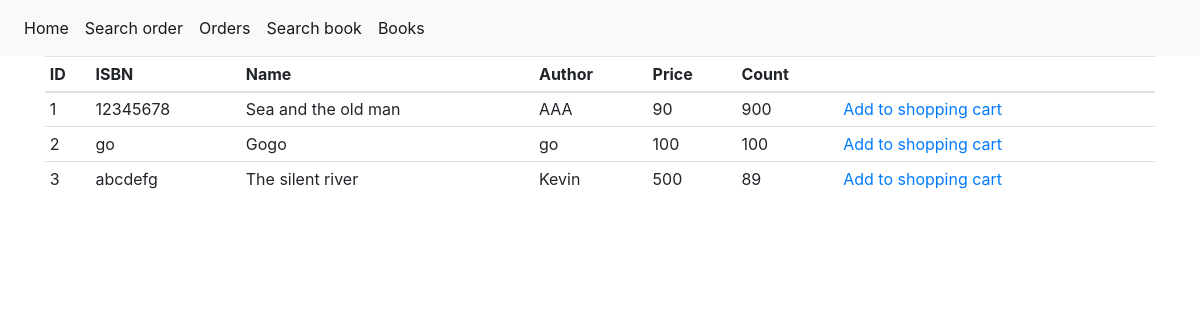
Page /book_store/list_books.php on the committed database.
### tables this page shows
CREATE TABLE `BOOK` (
  `id` int(11) NOT NULL,
  `name` varchar(50) NOT NULL,
  `author` varchar(50) NOT NULL,
  `isbn` varchar(50) NOT NULL,
  `genre` varchar(50) NOT NULL,
  `pages` int(11) DEFAULT NULL,
  `price` decimal(10,0) NOT NULL,
  `book_cnt` int(11) NOT NULL,
  `publisher` int(11) DEFAULT NULL,
  `share_to_pub` decimal(10,0) NOT NULL
);

### book_store/base.php (called while the page is built, shortened)
<?php
	function pdo($pdo, $sql, $args = NULL) {
		if(!$args) {
			return $pdo->query($sql);
		}
		$stmt = $pdo->prepare($sql);
		$stmt->execute($args);
		return $stmt;
	}
?>

### book_store/list_books.php (the view, shortened to what this page needs)
<?php
	include "base.php";
	include "header.php";
?>
<?php
	$dbh = getConn();
	$sql = "SELECT * FROM BOOK WHERE 1=1";
	$args = array();
?>
	<div class="container">
		<table class="table table-sm">
			<thead>
				<tr>
					<th>ID</th>
					<th>ISBN</th>
					<th>Name</th>
					<th>Author</th>
					<th>Price</th>
					<th>Count</th>
					<th colspan="3"></th>
				</tr>
			</thead>
			<tbody>
<?php
    	foreach(pdo($dbh, $sql, $args) as $row) {
?>
				<tr>
					<td><?php echo $row['id']; ?></td>
					<td><?php echo $row['isbn']; ?></td>
					<td><?php echo $row['name']; ?></td>
					<td><?php echo $row['author']; ?></td>
					<td><?php echo $row['price']; ?></td>
					<td><?php echo $row['book_cnt']; ?></td>
					<td>
						<a href="./edit_order_detail.php?book_id=<?php echo $row['id']; ?>">Add to shopping cart</a>&nbsp;&nbsp;
					</td>
				</tr>
<?php
    	}
?>
			</tbody>
		</table>
	</div>
<?php include "footer.php" ?>

### rows in the picture
book: id "1", isbn "12345678", name "Sea and the old man", author "AAA", price "90", book_cnt "900"
book: id "2", isbn "go", name "Gogo", author "go", price "100", book_cnt "100"
book: id "3", isbn "abcdefg", name "The silent river", author "Kevin", price "500", book_cnt "89"
